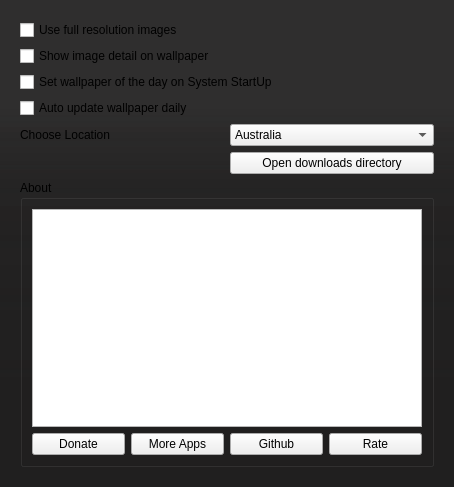
<?xml version="1.0" encoding="UTF-8"?>
<ui version="4.0">
 <class>setting_widget</class>
 <widget class="QWidget" name="setting_widget">
  <property name="geometry">
   <rect>
    <x>0</x>
    <y>0</y>
    <width>454</width>
    <height>487</height>
   </rect>
  </property>
  <property name="windowTitle">
   <string/>
  </property>
  <property name="styleSheet">
   <string notr="true"> QWidget#setting_widget
       { 
background-color: qlineargradient(spread:pad, x1:0.518, y1:1, x2:0.518, y2:0.15, stop:0.139 rgba(32, 31, 31, 250), stop:0.438 rgba(32, 31, 31, 235), stop:0.706 rgba(32, 31, 31, 220), stop:0.915842 rgba(32, 31, 31, 190));
         background-image:url(:/resources/texture.png), linear-gradient(hsla(0,0%,32%,.99), hsla(0,0%,27%,.95));
       background-clip: border;
        border-image: none; 
}</string>
  </property>
  <layout class="QHBoxLayout" name="horizontalLayout">
   <item>
    <widget class="QWidget" name="widget" native="true">
     <property name="styleSheet">
      <string notr="true"/>
     </property>
     <layout class="QVBoxLayout" name="verticalLayout">
      <item>
       <widget class="QCheckBox" name="fullRes">
        <property name="text">
         <string>Use full resolution images</string>
        </property>
       </widget>
      </item>
      <item>
       <widget class="QCheckBox" name="watermark">
        <property name="text">
         <string>Show image detail on wallpaper</string>
        </property>
       </widget>
      </item>
      <item>
       <widget class="QCheckBox" name="startUp">
        <property name="text">
         <string>Set wallpaper of the day on System StartUp</string>
        </property>
       </widget>
      </item>
      <item>
       <widget class="QCheckBox" name="dailyUpdate">
        <property name="text">
         <string>Auto update wallpaper daily</string>
        </property>
       </widget>
      </item>
      <item>
       <layout class="QGridLayout" name="gridLayout">
        <item row="0" column="0">
         <widget class="QLabel" name="label">
          <property name="text">
           <string>Choose Location</string>
          </property>
         </widget>
        </item>
        <item row="0" column="1">
         <widget class="QComboBox" name="locationCombo">
          <item>
           <property name="text">
            <string>Australia</string>
           </property>
          </item>
          <item>
           <property name="text">
            <string>Canada</string>
           </property>
          </item>
          <item>
           <property name="text">
            <string>China</string>
           </property>
          </item>
          <item>
           <property name="text">
            <string>Germany</string>
           </property>
          </item>
          <item>
           <property name="text">
            <string>France</string>
           </property>
          </item>
          <item>
           <property name="text">
            <string>India</string>
           </property>
          </item>
          <item>
           <property name="text">
            <string>Italy</string>
           </property>
          </item>
          <item>
           <property name="text">
            <string>Japan</string>
           </property>
          </item>
          <item>
           <property name="text">
            <string>Spain</string>
           </property>
          </item>
          <item>
           <property name="text">
            <string>United Kingdom</string>
           </property>
          </item>
          <item>
           <property name="text">
            <string>United States</string>
           </property>
          </item>
         </widget>
        </item>
        <item row="1" column="1">
         <widget class="controlButton" name="downloads">
          <property name="toolTip">
           <string>Open download directory</string>
          </property>
          <property name="text">
           <string>Open downloads directory</string>
          </property>
          <property name="icon">
           <iconset resource="images.qrc">
            <normaloff>:/resources/folder-open-line.png</normaloff>:/resources/folder-open-line.png</iconset>
          </property>
          <property name="iconSize">
           <size>
            <width>22</width>
            <height>22</height>
           </size>
          </property>
         </widget>
        </item>
       </layout>
      </item>
      <item>
       <widget class="QGroupBox" name="groupBox_2">
        <property name="title">
         <string>About</string>
        </property>
        <layout class="QVBoxLayout" name="verticalLayout_4">
         <item>
          <layout class="QVBoxLayout" name="verticalLayout_2">
           <item>
            <widget class="QTextBrowser" name="aboutTextBrowser">
             <property name="minimumSize">
              <size>
               <width>0</width>
               <height>215</height>
              </size>
             </property>
             <property name="sizeAdjustPolicy">
              <enum>QAbstractScrollArea::AdjustToContents</enum>
             </property>
             <property name="html">
              <string>&lt;!DOCTYPE HTML PUBLIC &quot;-//W3C//DTD HTML 4.0//EN&quot; &quot;http://www.w3.org/TR/REC-html40/strict.dtd&quot;&gt;
&lt;html&gt;&lt;head&gt;&lt;meta name=&quot;qrichtext&quot; content=&quot;1&quot; /&gt;&lt;meta charset=&quot;utf-8&quot; /&gt;&lt;style type=&quot;text/css&quot;&gt;
p, li { white-space: pre-wrap; }
hr { height: 1px; border-width: 0; }
&lt;/style&gt;&lt;/head&gt;&lt;body style=&quot; font-family:'Sans Serif'; font-size:9pt; font-weight:400; font-style:normal;&quot;&gt;
&lt;p style=&quot;-qt-paragraph-type:empty; margin-top:0px; margin-bottom:0px; margin-left:0px; margin-right:0px; -qt-block-indent:0; text-indent:0px; font-family:'Ubuntu'; font-size:11pt;&quot;&gt;&lt;br /&gt;&lt;/p&gt;&lt;/body&gt;&lt;/html&gt;</string>
             </property>
            </widget>
           </item>
           <item>
            <layout class="QHBoxLayout" name="horizontalLayout_2">
             <property name="topMargin">
              <number>0</number>
             </property>
             <item>
              <widget class="controlButton" name="donate">
               <property name="toolTip">
                <string>Buy me a coffee</string>
               </property>
               <property name="text">
                <string>Donate</string>
               </property>
               <property name="icon">
                <iconset resource="images.qrc">
                 <normaloff>:/resources/paypal-line.png</normaloff>:/resources/paypal-line.png</iconset>
               </property>
               <property name="iconSize">
                <size>
                 <width>22</width>
                 <height>22</height>
                </size>
               </property>
              </widget>
             </item>
             <item>
              <widget class="controlButton" name="moreApps">
               <property name="toolTip">
                <string>Checkout more Application by Developer</string>
               </property>
               <property name="text">
                <string>More Apps</string>
               </property>
               <property name="icon">
                <iconset resource="images.qrc">
                 <normaloff>:/resources/star-line.png</normaloff>:/resources/star-line.png</iconset>
               </property>
               <property name="iconSize">
                <size>
                 <width>22</width>
                 <height>22</height>
                </size>
               </property>
              </widget>
             </item>
             <item>
              <widget class="controlButton" name="github">
               <property name="toolTip">
                <string>Star repository on github</string>
               </property>
               <property name="text">
                <string>Github</string>
               </property>
               <property name="icon">
                <iconset resource="images.qrc">
                 <normaloff>:/resources/links-line.png</normaloff>:/resources/links-line.png</iconset>
               </property>
               <property name="iconSize">
                <size>
                 <width>22</width>
                 <height>22</height>
                </size>
               </property>
              </widget>
             </item>
             <item>
              <widget class="controlButton" name="rate">
               <property name="toolTip">
                <string>Give Ratings in Software App</string>
               </property>
               <property name="text">
                <string>Rate</string>
               </property>
               <property name="icon">
                <iconset resource="images.qrc">
                 <normaloff>:/resources/star-line.png</normaloff>:/resources/star-line.png</iconset>
               </property>
               <property name="iconSize">
                <size>
                 <width>22</width>
                 <height>22</height>
                </size>
               </property>
              </widget>
             </item>
            </layout>
           </item>
          </layout>
         </item>
        </layout>
       </widget>
      </item>
     </layout>
    </widget>
   </item>
  </layout>
 </widget>
 <customwidgets>
  <customwidget>
   <class>controlButton</class>
   <extends>QPushButton</extends>
   <header>controlbutton.h</header>
  </customwidget>
 </customwidgets>
 <resources>
  <include location="images.qrc"/>
 </resources>
 <connections/>
</ui>
